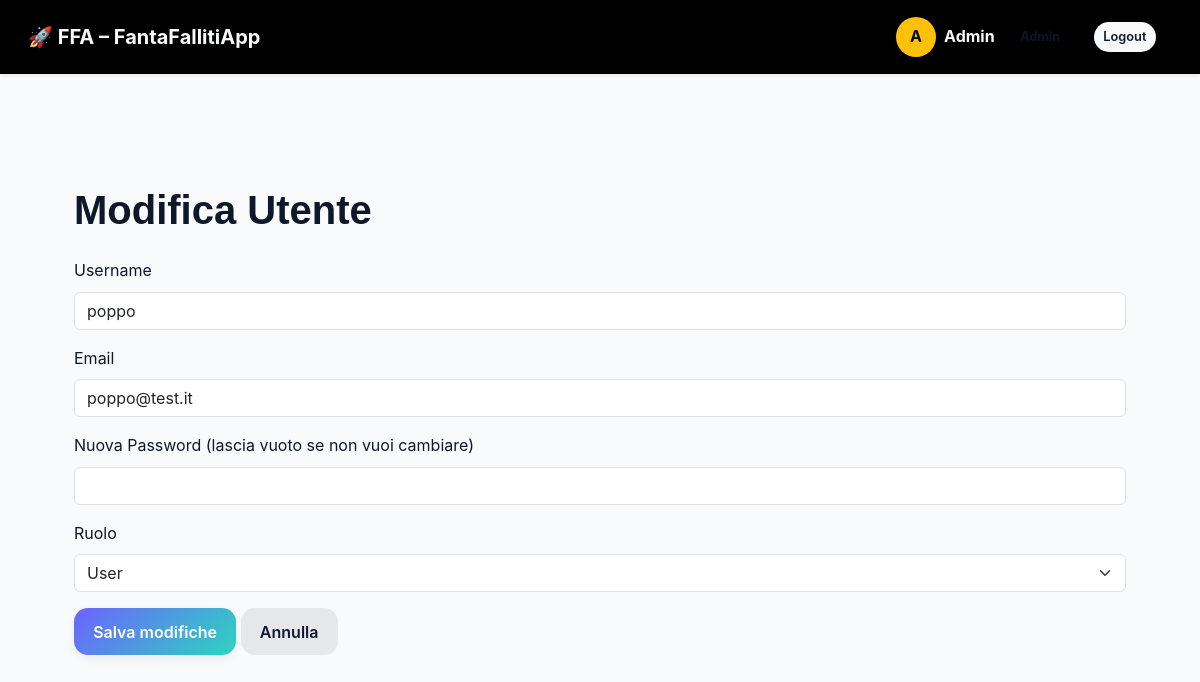
/admin/edit_user/1 (signed in), run on the app's committed database.
### models.py (models this page shows, shortened)
class User(db.Model):
    id = db.Column(db.Integer, primary_key=True)
    username = db.Column(db.String(80), nullable=False)
    email = db.Column(db.String(120), unique=True, nullable=False)
    password_hash = db.Column(db.String(128), nullable=False)
    role = db.Column(db.String(20), default="user")
    avatar = db.Column(db.String(120), nullable=True)  # 👈 NUOVO CAMPO
    last_seen_messages = db.Column(db.DateTime, nullable=True)

### app.py (the view)
@app.route("/admin/edit_user/<int:user_id>", methods=["GET", "POST"])
def admin_edit_user(user_id):
    if "user_id" not in session:
        return redirect(url_for("login"))
    admin = db.session.get(User, session["user_id"])
    if admin.role != "admin":
        return redirect(url_for("dashboard"))
    user = User.query.get_or_404(user_id)
    if request.method == "POST":
        user.username = request.form["username"]
        user.email = request.form["email"]
        user.role = request.form["role"]
        db.session.commit()
        return redirect(url_for("admin_dashboard"))
    return render_template("admin_edit_user.html", user=user)

### app.py (called while the page is built)
@app.context_processor
def inject_current_user():
    user = None
    if "user_id" in session:
        user = db.session.get(User, session["user_id"])
    return dict(current_user=user)

@app.context_processor
def inject_settings():
    return dict(app_settings=AppSettings.query.first())

### templates/admin_edit_user.html (shortened to what this page needs)
{% extends "base.html" %}
{% block content %}
<h1 class="mb-4">Modifica Utente</h1>
<form method="POST">
  <div class="mb-3">
    <label class="form-label">Username</label>
    <input type="text" name="username" value="{{ user.username }}" class="form-control" required>
  </div>
  <div class="mb-3">
    <label class="form-label">Email</label>
    <input type="email" name="email" value="{{ user.email }}" class="form-control" required>
  </div>
  <div class="mb-3">
    <label class="form-label">Nuova Password (lascia vuoto se non vuoi cambiare)</label>
    <input type="password" name="password" class="form-control">
  </div>
  <div class="mb-3">
    <label class="form-label">Ruolo</label>
    <select name="role" class="form-select">
      <option value="user" {% if user.role=="user" %}selected{% endif %}>User</option>
    </select>
  </div>
  <button type="submit" class="btn btn-primary">Salva modifiche</button>
  <a href="{{ url_for('admin_dashboard') }}" class="btn btn-secondary">Annulla</a>
</form>
{% endblock %}

### templates/base.html (shortened to what this page needs)
<!DOCTYPE html>
<html lang="it">
<head>
  <link href="https://cdn.jsdelivr.net/npm/bootstrap@5.3.2/dist/css/bootstrap.min.css" rel="stylesheet">
  <link rel="stylesheet" href="{{ url_for('static', filename='style.css') }}">
</head>
<body>
<nav class="navbar navbar-expand-lg navbar-dark bg-black shadow-sm px-3">
  <div class="container-fluid">
    <a class="navbar-brand fw-bold" href="{{ url_for('index') }}">
      🚀 FFA – FantaFallitiApp
    </a>
    <div class="d-flex align-items-center ms-auto gap-2">
      {% if current_user.username %}
        {% if current_user.avatar %}
          <img
            src="{{ url_for('static', filename='avatars/' ~ current_user.avatar) }}"
            alt="Avatar"
            class="user-avatar-img"
          >
        {% else %}
          <div class="user-avatar">
            {{ current_user.username[0]|upper }}
          </div>
        {% endif %}
        <span class="fw-bold text-light me-2">
          {{ current_user.username }}
        </span>
        {% if current_user.role == "admin" %}
          <a href="{{ url_for('admin_dashboard') }}" class="btn btn-outline-light btn-sm">
            Admin
          </a>
        {% else %}
          <a href="{{ url_for('profile') }}" class="btn btn-outline-light btn-sm">
            👤 Profilo
          </a>
        {% endif %}
        <a href="{{ url_for('logout') }}" class="btn btn-light btn-sm">
          Logout
        </a>
      {% endif %}
    </div>
  </div>
</nav>
<div class="container mt-3">
</div>
<div class="container my-4">
  {% block content %}{% endblock %}
</div>
</body>
</html>

### static/style.css (style rules this page uses)
:root { --primary: #6c63ff; --primary-dark: #554ee0; --accent: #2dd4bf; --bg: #f9fafb; --surface: #ffffff; --text: #0f172a; --text-muted: #64748b; --radius-sm: 8px; --radius: 14px; --radius-lg: 20px; --shadow-sm: 0 4px 10px rgba(0,0,0,0.06); --shadow: 0 10px 30px rgba(0,0,0,0.08); --transition: 0.25s ease; }
*, *::before, *::after { box-sizing: border-box; }
body { margin: 0; font-family: 'Inter', system-ui, sans-serif; background: var(--bg); color: var(--text); line-height: 1.6; }
h1, h2, h3, h4 { font-family: 'Poppins', sans-serif; font-weight: 600; }
.container { max-width: 1100px; margin: 0 auto; padding: 1.5rem; }
.navbar { background: var(--surface); padding: 1rem 1.5rem; box-shadow: var(--shadow-sm); display: flex; align-items: center; justify-content: space-between; }
.navbar a { text-decoration: none; color: var(--text); font-weight: 600; margin-right: 1rem; }
.btn { display: inline-flex; align-items: center; justify-content: center; padding: 0.7rem 1.2rem; border-radius: var(--radius); border: none; cursor: pointer; font-weight: 600; transition: var(--transition); text-decoration: none; }
.btn-primary { background: linear-gradient(135deg, var(--primary), var(--accent)); color: white; box-shadow: var(--shadow-sm); }
.btn-secondary { background: #e5e7eb; color: var(--text); }
.btn-sm { padding: 0.35rem 0.6rem; font-size: 0.8rem; border-radius: 999px; }
.navbar.bg-black, .navbar.bg-black .navbar-brand, .navbar.bg-black .nav-link { color: #f9fafb !important; }
.user-avatar { width: 40px; height: 40px; border-radius: 50%; background: #ffc107; color: #000; display: flex; align-items: center; justify-content: center; font-weight: bold; }

### data on the page
User: username "A", username "Admin"
User: username "poppo", email "poppo@test.it", role "User"
